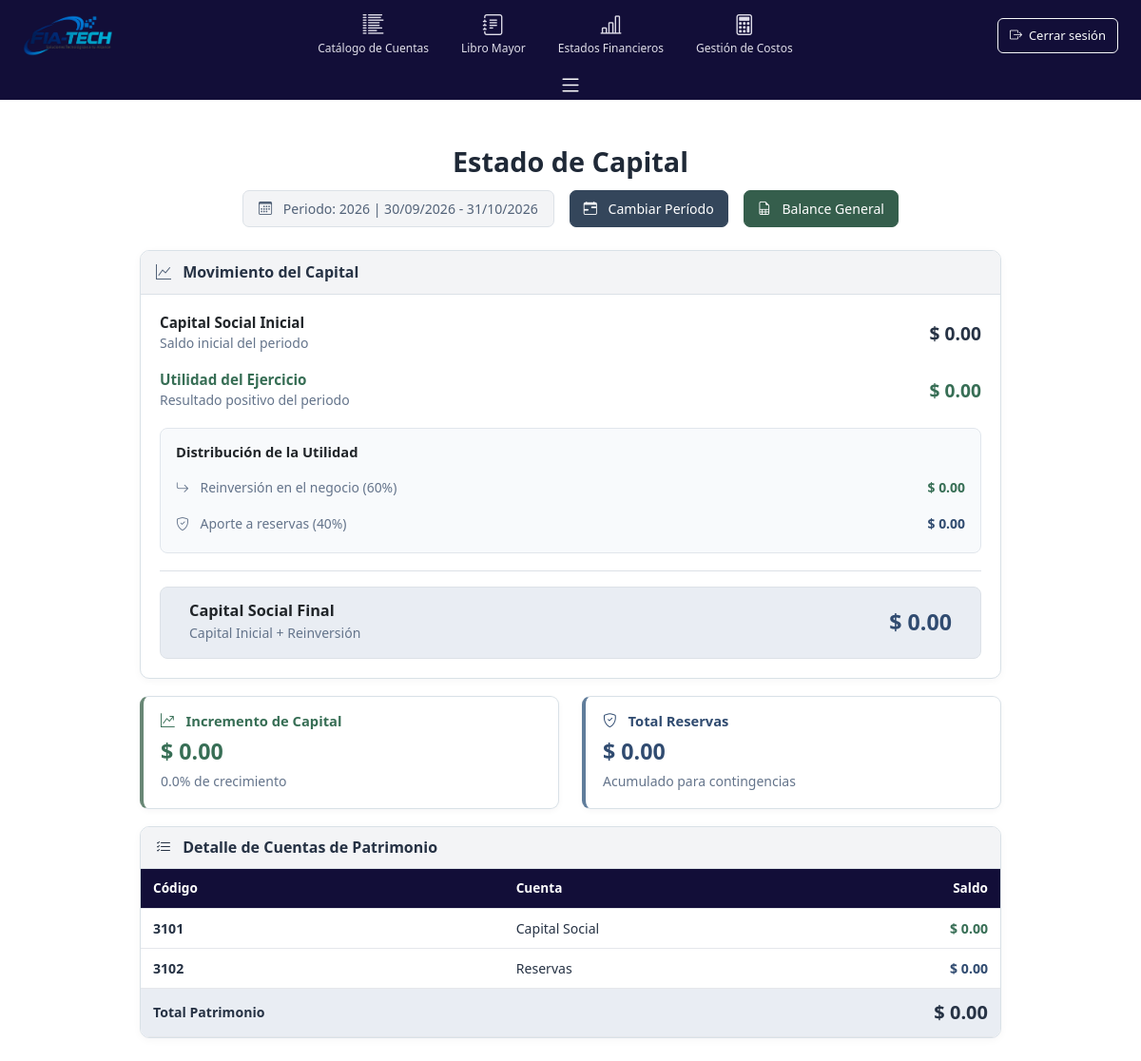
/fiatech_app/estado-capital/, run on an earlier commit of the app's database.
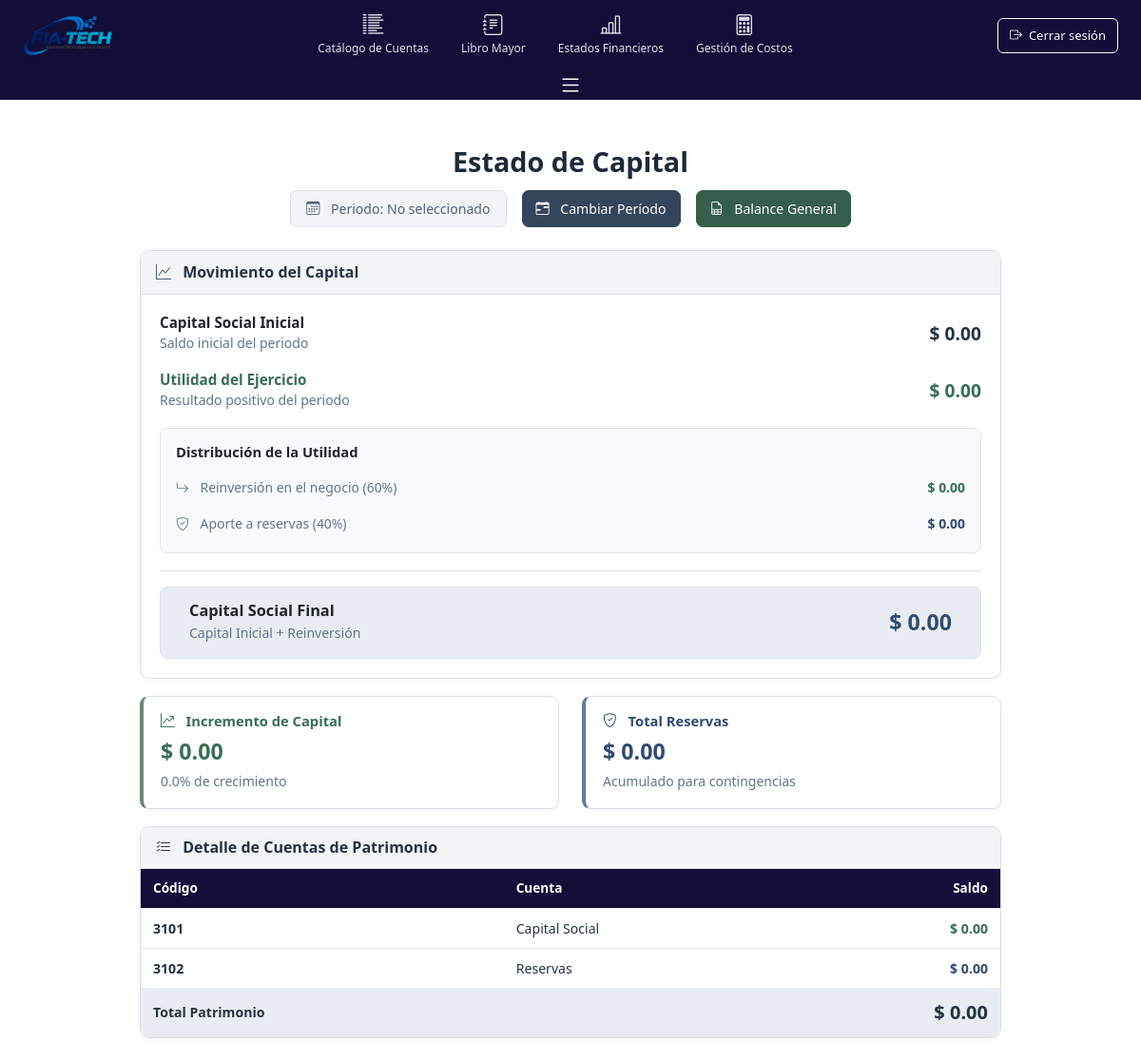
And on a later commit of the database.
### fiatech_app/models/contaGeneral.py (models this page shows, shortened)
class PeriodoContable(models.Model):
    ESTADOS = [
        ('ACTIVO', 'Activo'),
        ('CERRADO', 'Cerrado'),
        ('FINALIZADO', 'Finalizado'),
    ]
    año = models.IntegerField(unique=True)
    fecha_inicio = models.DateField()
    fecha_fin = models.DateField()
    estado = models.CharField(max_length=10, choices=ESTADOS, default='ACTIVO')
    fecha_creacion = models.DateTimeField(auto_now_add=True)
    class Meta:
        ordering = ['-año']

### fiatech_app/views/estadosFinancieros.py (the view)
def estado_capital(request):
    periodo_id = request.POST.get(
        'periodo_id') or request.GET.get('periodo_id')
    if periodo_id:
        try:
            periodo_actual = PeriodoContable.objects.get(id=periodo_id)
        except PeriodoContable.DoesNotExist:
            periodo_actual = PeriodoContable.objects.filter(
                estado='FINALIZADO').first()
            messages.warning(request, "El período seleccionado no existe.")
    else:
        periodo_actual = PeriodoContable.objects.filter(
            estado='FINALIZADO').first()
    capital_inicial = Decimal('0')
    resultado_ejercicio = Decimal('0')
    reservas_actuales = Decimal('0') # Esto es 'Reservas Iniciales'
    hay_perdida = False
    año = ""
    if periodo_actual:
        año = periodo_actual.año
        try:
            cuenta_capital = Cuenta.objects.get(codigo='3101')
            transacciones_capital = Transaccion.objects.filter(
                cuenta=cuenta_capital,
                periodo=periodo_actual
            ).aggregate(
                total_debe=Sum('debe'),
                total_haber=Sum('haber')
            )
            saldo_haber = transacciones_capital['total_haber'] or Decimal('0')
            saldo_debe = transacciones_capital['total_debe'] or Decimal('0')
            capital_inicial = saldo_haber - saldo_debe
        except Cuenta.DoesNotExist:
            capital_inicial = Decimal('0')
        try:
            cuenta_reservas = Cuenta.objects.get(codigo='3102')
            transacciones_reservas = Transaccion.objects.filter(
                cuenta=cuenta_reservas,
                periodo=periodo_actual
            ).aggregate(
                total_debe=Sum('debe'),
                total_haber=Sum('haber')
            )
            saldo_haber = transacciones_reservas['total_haber'] or Decimal('0')
            saldo_debe = transacciones_reservas['total_debe'] or Decimal('0')
            reservas_actuales = saldo_haber - saldo_debe
        except Cuenta.DoesNotExist:
            reservas_actuales = Decimal('0')
        total_ingresos = calcular_ventas_totales(periodo_actual, incluir_ajustes=True)
        total_gastos = calcular_gastos_totales(periodo_actual, incluir_ajustes=True)
        resultado_ejercicio = total_ingresos - total_gastos
        hay_perdida = resultado_ejercicio < 0
    else:
        año = "N/A"
        capital_inicial = Decimal('0')
        resultado_ejercicio = Decimal('0')
        reservas_actuales = Decimal('0')
        hay_perdida = False
    if hay_perdida:
        perdida_total = abs(resultado_ejercicio)
        capital_final = capital_inicial - perdida_total  # Se resta la pérdida del capital
        reinversion = Decimal('0')
        reservas_utilidad = Decimal('0') # Reservas *del período*
        reservas_totales = reservas_actuales  # Las reservas *totales* se mantienen igual
    else:
        reinversion = resultado_ejercicio * Decimal('0.60')  # 60% para reinversión
        reservas_utilidad = resultado_ejercicio * Decimal('0.40')  # 40% para reservas *del período*
        capital_final = capital_inicial + reinversion
        reservas_totales = reservas_actuales + reservas_utilidad
    incremento_capital = capital_final - capital_inicial
    porcentaje_incremento = (
        incremento_capital / capital_inicial * 100) if capital_inicial > 0 else 0
    periodos = PeriodoContable.objects.all().order_by('-año')
    context = {
        'año': año,
        'capital_inicial': capital_inicial,
        'resultado_ejercicio': resultado_ejercicio,
        'reinversion': reinversion,
        'reservas_utilidad': reservas_utilidad, # 40% del período
        'reservas_actuales': reservas_actuales, # Saldo inicial
        'reservas_totales': reservas_totales,   # Saldo final (inicial + 40%)
        'capital_final': capital_final,
        'incremento_capital': incremento_capital,
        'porcentaje_incremento': porcentaje_incremento,
        'periodo_actual': periodo_actual,
        'periodos': periodos,
        'hay_perdida': hay_perdida,
        'perdida_total': abs(resultado_ejercicio) if hay_perdida else Decimal('0'),
    }
    return render(request, 'EstadosFinancieros/estadoCapital.html', context)

### fiatech_app/views/estadosFinancieros.py (called while the page is built)
def calcular_ventas_totales(periodo, incluir_ajustes=False):
    from django.db.models import Sum
    from decimal import Decimal
    cuentas_ventas = Cuenta.objects.filter(
        Q(codigo__startswith='5') | Q(tipo='INGRESO')
    )
    query = Transaccion.objects.filter(
        periodo=periodo,
        cuenta__in=cuentas_ventas
    )
    if not incluir_ajustes:
        query = query.filter(es_ajuste=False)
    ventas_agg = query.aggregate(
        total_debe=Sum('debe'),
        total_haber=Sum('haber')
    )
    total_debe = ventas_agg['total_debe'] or Decimal('0')
    total_haber = ventas_agg['total_haber'] or Decimal('0')
    return total_haber - total_debe

### fiatech_app/templates/EstadosFinancieros/estadoCapital.html (shortened to what the changed rows need)
{% extends 'base.html' %}
{% load static %}
{% block extra_css %}
<link rel="stylesheet" href="{% static 'css2/estadoCapital.css' %}">
{% endblock %}
{% block content %}
<div class="container-fluid py-4 estado-capital-page">
    <div class="row mb-4">
        <div class="col-12 text-center">
            <h1 class="h3 fw-bold mb-3 estado-capital-titulo">Estado de Capital</h1>
            <div class="d-flex justify-content-center align-items-center flex-wrap gap-3">
                <div class="bg-light text-dark px-3 py-2 rounded-pill">
                    <i class="bi bi-calendar3 me-2"></i>
                    {% if periodo_actual %}
                        <span>Periodo: {{ periodo_actual.año }} |
            {{ periodo_actual.fecha_inicio|date:"d/m/Y" }} - {{ periodo_actual.fecha_fin|date:"d/m/Y" }}</span>
                    {% else %}
                        <span>Periodo: No seleccionado</span>
                    {% endif %}
                </div>
            </div>
        </div>
    </div>
    <div class="row justify-content-center">
        <div class="col-lg-10">
            <div class="card estado-capital-tabla-card">
                <div class="card-body">
                    <div class="table-responsive">
                        <table class="table table-hover mb-0 estado-capital-tabla">
                            <thead class="table-light">
                                <tr>
                                    <th class="fw-bold">Código</th>
                                    <th class="fw-bold">Cuenta</th>
                                    <th class="fw-bold text-end">Saldo</th>
                                </tr>
                            </thead>
                        </table>
                    </div>
                </div>
            </div>
        </div>
    </div>
</div>
{% endblock %}

What changed in the data, as far as the page shows it:
removed PeriodoContable: año "2026", fecha_inicio "30/09/2026", fecha_fin "31/10/2026"
Also different on the page:
text no longer shown: "Periodo: | -"
text now shown: "Periodo: No seleccionado"
